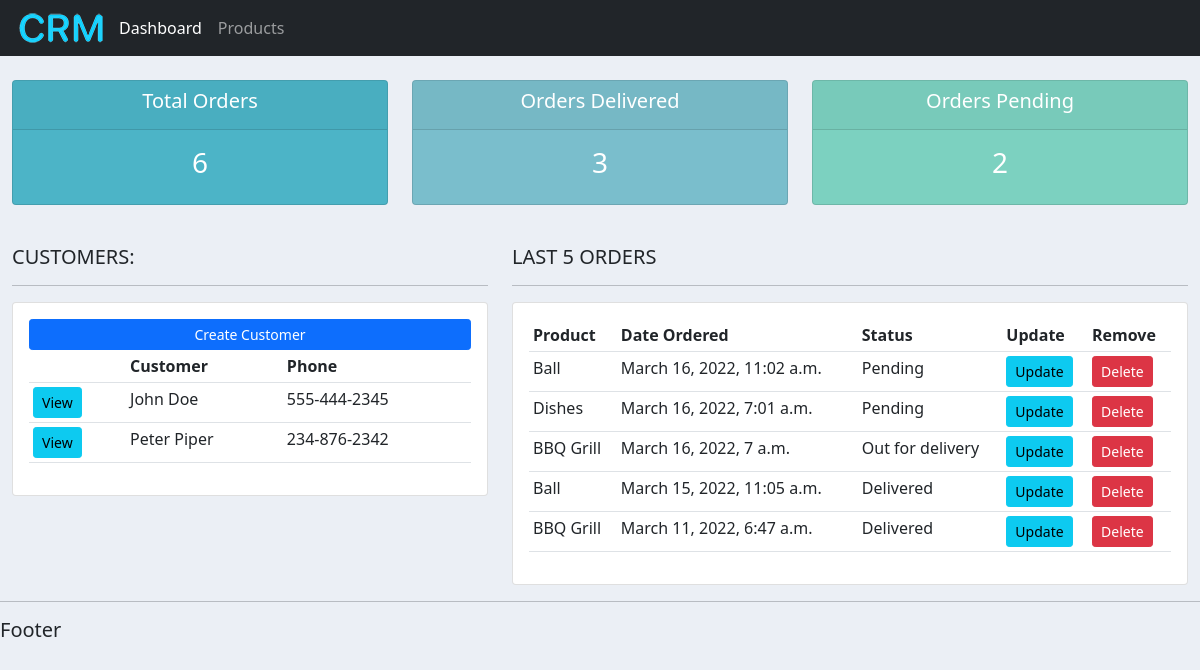
The app's page /, older data.
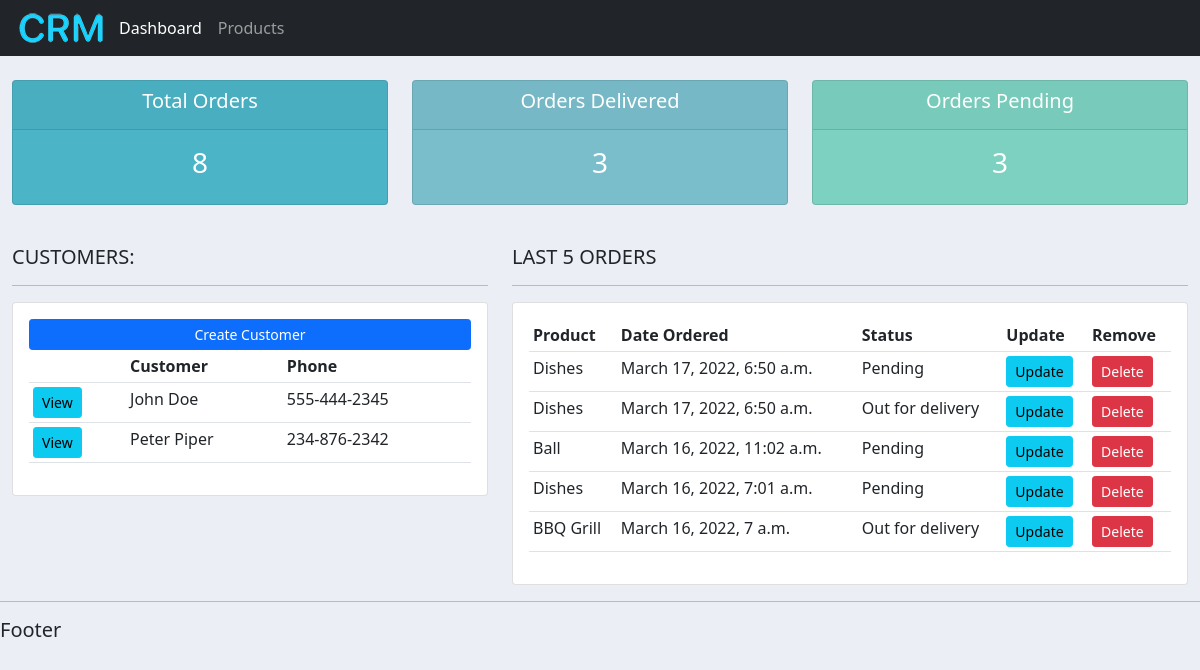
The same page, newer data.
### accounts/models.py (models this page shows, shortened)
class Customer(models.Model):
    name = models.CharField(max_length=200, null=True)
    phone = models.CharField(max_length=200, null=True)
    email = models.CharField(max_length=200, null=True)
    date_created = models.DateTimeField(auto_now_add=True, null=True)

class Order(models.Model):
    STATUS = (
        ('Pending', 'Pending'),
        ('Out for delivery', 'Out for delivery'),
        ('Delivered', 'Delivered'),
    )
    customer = models.ForeignKey(Customer, null=True, on_delete=models.SET_NULL)
    product = models.ForeignKey(Product, null=True, on_delete=models.SET_NULL)
    date_created = models.DateTimeField(auto_now_add=True, null=True)
    status = models.CharField(max_length=200, null=True, choices=STATUS)
    note = models.CharField(max_length=1000, null=True)

class Product(models.Model):
    CATEGORY = (
        ('Indoor', 'Indoor'),
        ('Out Door', 'Out Door'),
    )
    name = models.CharField(max_length=200, null=True)
    price = models.FloatField(null=True)
    category = models.CharField(max_length=200, null=True, choices=CATEGORY)
    description = models.CharField(max_length=200, null=True, blank=True)
    date_created = models.DateTimeField(auto_now_add=True, null=True)
    tags = models.ManyToManyField(Tag)
    def __str__(self):
        return self.name

### accounts/views.py (the view)
# urls.py: path('', views.home, name='home'),
def home(request):
    customers = Customer.objects.all()
    orders = Order.objects.all().order_by('-date_created')
    total_customers = customers.count()
    total_orders = orders.count()
    pending = orders.filter(status='Pending').count()
    delivered = orders.filter(status='Delivered').count()
    context = {'customers': customers, 'orders': orders, 'total_customers': total_customers,
               'total_orders': total_orders, 'pending': pending, 'delivered': delivered}
    return render(request, 'accounts/dashboard.html', context)

### templates/accounts/dashboard.html
{% extends 'accounts/main.html' %}
{% block content %}
    {% include 'accounts/status.html' %}
    <br>
    <div class="row">
        <div class="col-md-5">
            <h5>CUSTOMERS:</h5>
            <hr>
            <div class="card card-body">
                <a class="btn btn-primary  btn-sm btn-block" href="">Create Customer</a>
                <table class="table table-sm">
                    <tr>
                        <th></th>
                        <th>Customer</th>
                        <th>Phone</th>
                    </tr>
                    {% for customer in customers %}
                        <tr>
                            <td><a class="btn btn-sm btn-info" href="{% url 'customer' customer.id %}">View</a></td>
                            <td>{{ customer.name }}</td>
                            <td>{{ customer.phone }}</td>
                        </tr>
                    {% endfor %}
                </table>
            </div>
        </div>
        <div class="col-md-7">
            <h5>LAST 5 ORDERS</h5>
            <hr>
            <div class="card card-body">
                <table class="table table-sm">
                    <tr>
                        <th>Product</th>
                        <th>Date Ordered</th>
                        <th>Status</th>
                        <th>Update</th>
                        <th>Remove</th>
                    </tr>
                    {% for order in orders|slice:':5' %}
                        <tr>
                            <td>{{ order.product }}</td>
                            <td>{{ order.date_created }}</td>
                            <td>{{ order.status }}</td>
                            <td><a class="btn btn-sm btn-info" href="{% url 'update_order' order.id %}">Update</a></td>
                            <td><a class="btn btn-sm btn-danger" href="{% url 'delete_order' order.id %}">Delete</a></td>
                        </tr>
                    {% endfor %}
                </table>
            </div>
        </div>
    </div>
{% endblock %}

### templates/accounts/main.html (shortened to what this page needs)
{% load static %}
<!DOCTYPE html>
<html lang="en">
<head>
    <link href="https://cdn.jsdelivr.net/npm/bootstrap@5.1.3/dist/css/bootstrap.min.css" rel="stylesheet"
>
    <link rel="stylesheet" href="{% static 'css/main.css' %}">
</head>
<body>
{% include 'accounts/navbar.html' %}
<div class="container-fluid">
    {% block content %}
    {% endblock %}
</div>
<hr>
<h5>Footer</h5>
</body>
</html>

### templates/accounts/navbar.html (shortened to what this page needs)
{% load static %}
<nav class="navbar navbar-expand-lg navbar-dark bg-dark">
    <div class="container-fluid">
        <img src="{% static 'images/220310084353.png' %}" alt="logo">
        <div class="collapse navbar-collapse" id="navbarNav">
            <ul class="navbar-nav">
                <li class="nav-item">
                    <a class="nav-link active" aria-current="page" href="{% url 'home' %}">Dashboard</a>
                </li>
                <li class="nav-item">
                    <a class="nav-link" href="{% url 'products' %}">Products</a>
                </li>
            </ul>
        </div>
    </div>
</nav>

### templates/accounts/status.html
<br>
<div class="row">
    <div class="col">
        <div class="col-md">
            <div class="card text-center text-white  mb-3" id="total-orders">
                <div class="card-header">
                    <h5 class="card-title">Total Orders</h5>
                </div>
                <div class="card-body">
                    <h3 class="card-title">{{ total_orders }}</h3>
                </div>
            </div>
        </div>
    </div>
    <div class="col">
        <div class="col-md">
            <div class="card text-center text-white  mb-3" id="orders-delivered">
                <div class="card-header">
                    <h5 class="card-title">Orders Delivered</h5>
                </div>
                <div class="card-body">
                    <h3 class="card-title">{{ delivered }}</h3>
                </div>
            </div>
        </div>
    </div>
    <div class="col">
        <div class="col-md">
            <div class="card text-center text-white  mb-3" id="orders-pending">
                <div class="card-header">
                    <h5 class="card-title">Orders Pending</h5>
                </div>
                <div class="card-body">
                    <h3 class="card-title">{{ pending }}</h3>
                </div>
            </div>
        </div>
    </div>
</div>

### static/css/main.css (style rules this page uses)
body { background-color: #ebeff5; }
#total-orders { background-color: #4cb4c7; }
#orders-delivered { background-color: #7abecc; }
#orders-pending { background-color: #7CD1C0; }
a:link { text-decoration: none; }

Row changes from the older to the newer data that the page shows:
no longer on this page (row unchanged): Order: product "Ball", date_created "March 15, 2022, 11:05 a.m.", status "Delivered"
no longer on this page (row unchanged): Order: product "BBQ Grill", date_created "March 11, 2022, 6:47 a.m.", status "Delivered"
added Order: product "Dishes", date_created "March 17, 2022, 6:50 a.m.", status "Pending"
added Order: product "Dishes", date_created "March 17, 2022, 6:50 a.m.", status "Out for delivery"
Text that changed along with them:
{{ total_orders }}: "6" → "8"
{{ pending }}: "2" → "3"
